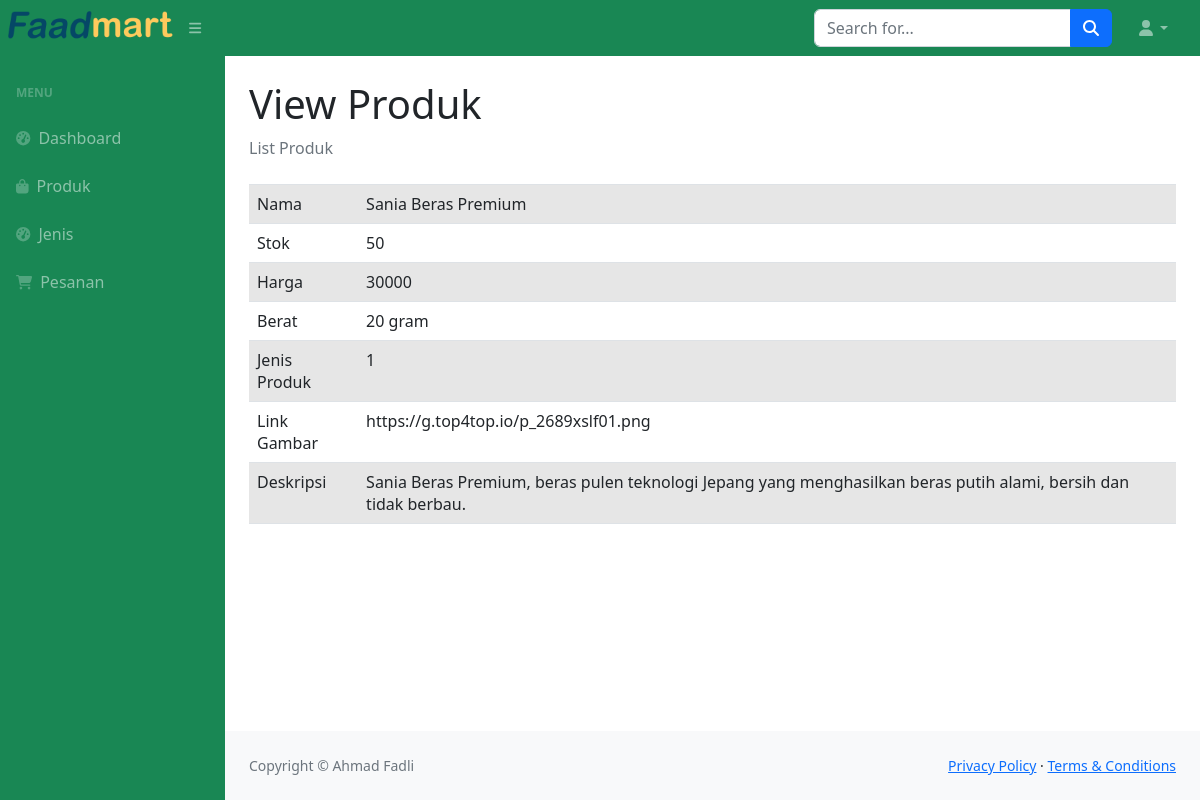
The page /view_produk.php?id=14 on the database its author committed.
### tables this page shows
CREATE TABLE `produk` (
  `id` int(11) NOT NULL,
  `nama` varchar(191) NOT NULL,
  `stok` int(11) NOT NULL,
  `harga` int(45) NOT NULL,
  `berat` varchar(191) NOT NULL,
  `jenis_produk_id` int(45) NOT NULL,
  `gambar` blob NOT NULL,
  `deskripsi` text NOT NULL
);

### view_produk.php (the view, shortened to what this page needs)
<?php require_once 'db_koneksi.php' ?>
<?php
    $_id = $_GET['id'];
    $sql = "SELECT * FROM produk WHERE id=?";
    $st = $dbh->prepare($sql);
    $st->execute([$_id]);
    $row = $st->fetch();
?>
<!DOCTYPE html>
<html lang="en">
<head>
    <link href="https://cdn.jsdelivr.net/npm/simple-datatables@7.1.2/dist/style.min.css" rel="stylesheet" />
    <link href="css/style-shop.css" rel="stylesheet" />
</head>
<body class="sb-nav-fixed">
    <nav class="sb-topnav navbar navbar-expand navbar-dark bg-success">
        <img src="images/new/logo-produk.png" alt="" style="width: 180px;">
        <button class="btn btn-link btn-sm order-1 order-lg-0 me-4 me-lg-0" id="sidebarToggle" href="#!"><i
                class="fas fa-bars"></i></button>
        <form class="d-none d-md-inline-block form-inline ms-auto me-0 me-md-3 my-2 my-md-0">
            <div class="input-group">
                <input class="form-control" type="text" placeholder="Search for..." aria-label="Search for..."
                    aria-describedby="btnNavbarSearch" />
                <button class="btn btn-primary" id="btnNavbarSearch" type="button"><i
                        class="fas fa-search"></i></button>
            </div>
        </form>
        <ul class="navbar-nav ms-auto ms-md-0 me-3 me-lg-4">
            <li class="nav-item dropdown">
                <a class="nav-link dropdown-toggle" id="navbarDropdown" href="#" role="button" data-bs-toggle="dropdown"
                    aria-expanded="false"><i class="fas fa-user fa-fw"></i></a>
            </li>
        </ul>
    </nav>
    <div id="layoutSidenav">
        <div id="layoutSidenav_nav">
            <nav class="sb-sidenav accordion sb-sidenav-dark bg-success" id="sidenavAccordion">
                <div class="sb-sidenav-menu">
                    <div class="nav">
                        <div class="sb-sidenav-menu-heading">Menu</div>
                        <a class="nav-link" href="dashboard.php">
                            <div class="sb-nav-link-icon"><i class="fas fa-tachometer-alt"></i></div>
                            Dashboard
                        </a>
                        <a class="nav-link" href="list_produk.php">
                            <div class="sb-nav-link-icon"><i class="fas fa-shopping-bag"></i></div>
                            Produk
                        </a>
                        <a class="nav-link" href="list_jenis.php">
                            <div class="sb-nav-link-icon"><i class="fas fa-tachometer-alt"></i></div>
                            Jenis
                        </a>
                        <a class="nav-link" href="list_pesanan.php">
                            <div class="sb-nav-link-icon"><i class="fas fa-shopping-cart"></i></div>
                            Pesanan
                        </a>
            </nav>
        </div>
        <div id="layoutSidenav_content">
            <main>
                <div class="container-fluid px-4">
                    <h1 class="mt-4">View Produk</h1>
                    <ol class="breadcrumb mb-4">
                        <li class="breadcrumb-item active">List Produk</li>
                    </ol>
                    <table class="table table-striped">
                        <tbody>
                            <tr>
                                <td>Nama</td>
                                <td><?=$row['nama']?></td>
                            </tr>
                            <tr>
                                <td>Stok</td>
                                <td><?=$row['stok']?></td>
                            </tr>
                            <tr>
                                <td>Harga</td>
                                <td><?=$row['harga']?></td>
                            </tr>
                            <tr>
                                <td>Berat</td>
                                <td><?=$row['berat']?></td>
                            </tr>
                            <tr>
                                <td>Jenis Produk</td>
                                <td><?=$row['jenis_produk_id']?></td>
                            </tr>
                            <tr>
                                <td>Link Gambar</td>
                                <td><?=$row['gambar']?></td>
                            </tr>
                            <tr>
                                <td>Deskripsi</td>
                                <td><?=$row['deskripsi']?></td>
                            </tr>
                        </tbody>
                    </table>
                </div>
            </main>
            <footer class="py-4 bg-light mt-auto">
                <div class="container-fluid px-4">
                    <div class="d-flex align-items-center justify-content-between small">
                        <div class="text-muted">Copyright &copy; Ahmad Fadli</div>
                        <div>
                            <a href="#">Privacy Policy</a>
                            &middot;
                            <a href="#">Terms &amp; Conditions</a>
                        </div>
                    </div>
                </div>
            </footer>
        </div>
    </div>
</body>
</html>

### rows shown on the page
produk: nama "Sania Beras Premium", stok "50", harga "30000", berat "20 gram", jenis_produk "1", gambar "https://g.top4top.io/p_2689xslf01.png", deskripsi "Sania Beras Premium, beras pulen teknologi Jepang yang menghasilkan beras putih alami, bersih dan tidak berbau."
